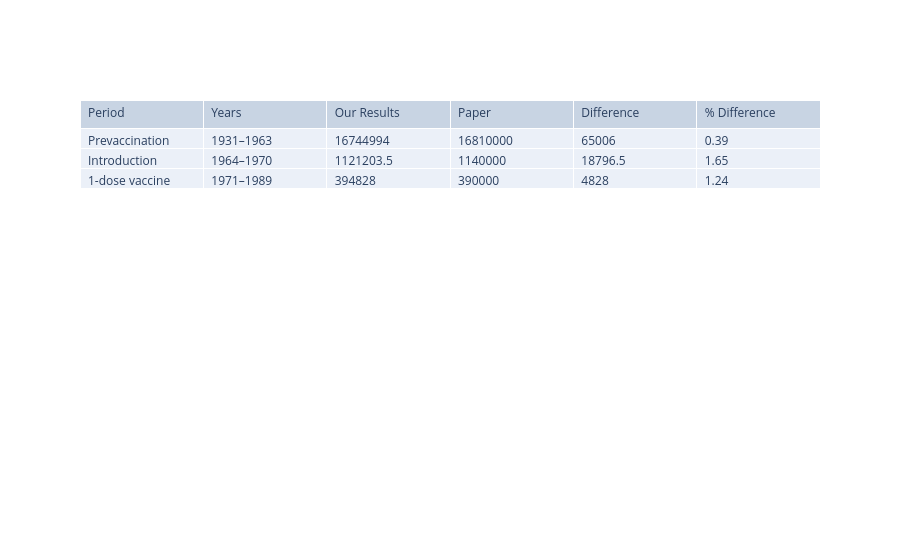

Notebook code cell kept with this figure:
### Code cell
import plotly.graph_objects as go


def table_control_measles_compare(df):
    fig = go.Figure(
        data=[
            go.Table(
                header=dict(
                    values=list(df.columns),
                    align="left"
                ),
                cells=dict(
                    values=[df[col] for col in df.columns],
                    align="left"
                )
            )
        ]
    )

    fig.show()

### Figure 1 — Plotly figure (JSON) as saved in the notebook; plotly's stock layout.template omitted (floating-point values rounded to 4 significant figures)
{"data": [{"cells": {"align": "left", "values": [["Prevaccination", "Introduction", "1-dose vaccine"], ["1931–1963", "1964–1970", "1971–1989"], [16744994, 1121000.0, 394828], [16810000, 1140000, 390000], [65006, 18800.0, 4828], [0.39, 1.65, 1.24]]}, "header": {"align": "left", "values": ["Period", "Years", "Our Results", "Paper", "Difference", "% Difference"]}, "type": "table"}], "layout": {}}
